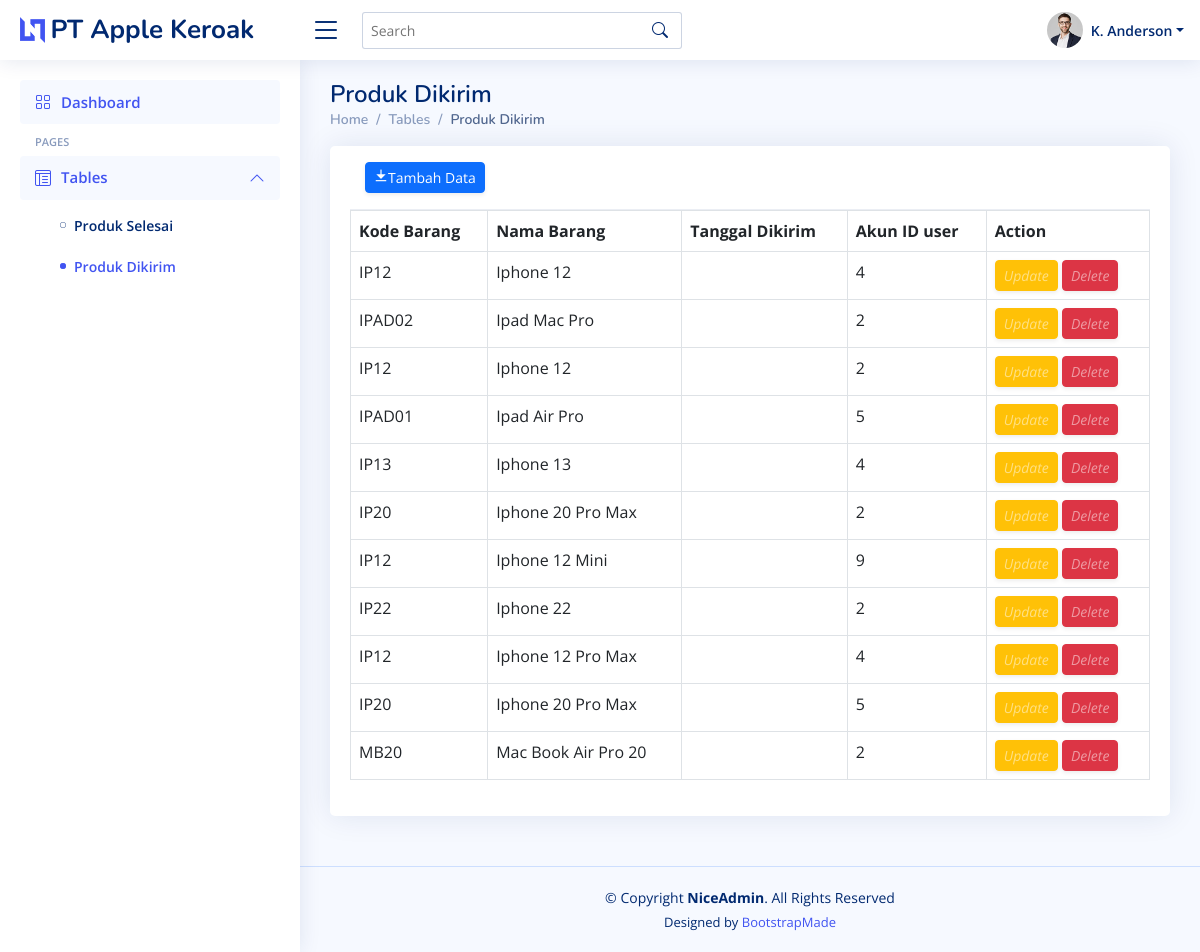
Page /dashboard/produk_dikirim.php on the committed database.
### tables this page shows
CREATE TABLE `produk_dikirim` (
  `id` int(11) NOT NULL AUTO_INCREMENT,
  `kode_barang` varchar(15) NOT NULL,
  `nama_barang` varchar(45) NOT NULL,
  `tanggal_kirim` varchar(45) NOT NULL,
  `jumlah_barang` int(11) NOT NULL,
  `akun_id_user` int(11) NOT NULL,
  PRIMARY KEY (`id`,`akun_id_user`),
  KEY `fk_selesai_produksi_akun1_idx` (`akun_id_user`),
  CONSTRAINT `fk_selesai_produksi_akun1` FOREIGN KEY (`akun_id_user`) REFERENCES `akun` (`id_user`) ON DELETE CASCADE ON UPDATE CASCADE
);

### dashboard/produk_dikirim.php (the view, shortened to what this page needs)
<!DOCTYPE html>
<html lang="en">
<head>
  <link href="assets/vendor/bootstrap/css/bootstrap.min.css" rel="stylesheet">
  <link href="assets/vendor/bootstrap-icons/bootstrap-icons.css" rel="stylesheet">
  <link href="assets/vendor/boxicons/css/boxicons.min.css" rel="stylesheet">
  <link href="assets/vendor/quill/quill.snow.css" rel="stylesheet">
  <link href="assets/vendor/quill/quill.bubble.css" rel="stylesheet">
  <link href="assets/vendor/remixicon/remixicon.css" rel="stylesheet">
  <link href="assets/vendor/simple-datatables/style.css" rel="stylesheet">
  <link href="assets/css/style.css" rel="stylesheet">
</head>
<body>
  <header id="header" class="header fixed-top d-flex align-items-center">
    <div class="d-flex align-items-center justify-content-between">
      <a href="index.php" class="logo d-flex align-items-center">
        <img src="assets/img/logo.png" alt="">
        <span class="d-none d-lg-block">PT Apple Keroak</span>
      </a>
      <i class="bi bi-list toggle-sidebar-btn"></i>
    </div>
    <div class="search-bar">
      <form class="search-form d-flex align-items-center" method="POST" action="#">
        <input type="text" name="query" placeholder="Search" title="Enter search keyword">
        <button type="submit" title="Search"><i class="bi bi-search"></i></button>
      </form>
    </div>
    <nav class="header-nav ms-auto">
      <ul class="d-flex align-items-center">
        <li class="nav-item dropdown pe-3">
          <a class="nav-link nav-profile d-flex align-items-center pe-0" href="#" data-bs-toggle="dropdown">
            <img src="assets/img/profile-img.jpg" alt="Profile" class="rounded-circle">
            <span class="d-none d-md-block dropdown-toggle ps-2">K. Anderson</span>
          </a>
        </li>
      </ul>
    </nav>
  </header>
  <aside id="sidebar" class="sidebar">
    <ul class="sidebar-nav" id="sidebar-nav">
      <li class="nav-item">
        <a class="nav-link " href="index.php">
          <i class="bi bi-grid"></i>
          <span>Dashboard</span>
        </a>
      </li>
      <li class="nav-item">
      <li class="nav-heading">Pages</li>
        <a class="nav-link " data-bs-target="#tables-nav" data-bs-toggle="collapse" href="#">
          <i class="bi bi-layout-text-window-reverse"></i><span>Tables</span><i class="bi bi-chevron-down ms-auto"></i>
        </a>
        <ul id="tables-nav" class="nav-content collapse show" data-bs-parent="#sidebar-nav">
          <li>
            <a href="produk-selesai.php">
              <i class="bi bi-circle"></i><span>Produk Selesai</span>
            </a>
          </li>
          <li>
            <a href="produk-dikirim.php" class="active">
              <i class="bi bi-circle"></i><span>Produk Dikirim</span>
            </a>
          </li>
        </ul>
      </li>
    </ul>
  </aside>
  <main id="main" class="main">
    <div class="pagetitle">
      <h1>Produk Dikirim</h1>
        <nav>
          <ol class="breadcrumb">
            <li class="breadcrumb-item"><a href="index.php">Home</a></li>
            <li class="breadcrumb-item">Tables</li>
            <li class="breadcrumb-item active">Produk Dikirim</li>
          </ol>
        </nav>
    </div>
    <section class="section dashboard">
    <div class="card">
            <div class="card-body">
              <div class="card-header py-3">
                <a href="tambah-produk-dikirim.php" class="d-none d-sm-inline-block btn btn-sm btn-primary shadow-sm"><i class="bx ri-download-fill"></i>Tambah Data</a>
            </div>
              <table class="table table-bordered">
                <thead>
                  <tr>
                    <th scope="col">Kode Barang</th>
                    <th scope="col">Nama Barang</th>
                    <th scope="col">Tanggal Dikirim</th>
                    <th scope="col">Akun ID user</th>
                    <th scope="col">Action</th>
                  </tr>
                </thead>
                <tbody>
                  <tbody>
                  <?php
                  include "koneksi.php";
                  $result = mysqli_query($koneksi, "SELECT * FROM produk_dikirim");
                  while ($data = mysqli_fetch_array($result)){
                    echo "<ctr>";
                    echo "<td>".$data['kode_barang']."</td>";
                    echo "<td>".$data['nama_barang']."</td>";
                    echo "<td>".$data['tanggal_dikirim']."</td>";
                    echo "<td>".$data['akun_id_user']."</td>";
                    echo "<td> <a href='update-produk-dikirim.php?kode_barang=<?=$data[kode_barang]' class='d-none d-sm-inline-block btn btn-sm btn-warning shadow-sm'><i
                    class='fas fa-edit fa-sm text-white-50'>Update</a>
                <a href='delete.php?kode_barang=<?=$data[kode_barang]' class='d-none d-sm-inline-block
                btn btn-sm btn-danger shadow-sm'><i
                class='fas fa-trash fa-sm text-white-50'>Delete</a> </td>";
                  }
                  ?>
                </tbody>
              </table>
            </div>
          </div>
    </section>
  </main>
  <footer id="footer" class="footer">
    <div class="copyright">
      &copy; Copyright <strong><span>NiceAdmin</span></strong>. All Rights Reserved
    </div>
    <div class="credits">
      Designed by <a href="https://bootstrapmade.com/">BootstrapMade</a>
    </div>
  </footer>
</body>
</html>

### assets/css/style.css (style rules this page uses)
:root { scroll-behavior: smooth; }
body { font-family: 'Open Sans', sans-serif; background: #f6f9ff; color: #444444; }
a { color: #4154f1; text-decoration: none; }
h1, h2, h3, h4, h5, h6 { font-family: 'Nunito', sans-serif; }
#main { margin-top: 60px; padding: 20px 30px; transition: all 0.3s; }
.pagetitle { margin-bottom: 10px; }
.pagetitle h1 { font-size: 24px; margin-bottom: 0; font-weight: 600; color: #012970; }
.card { margin-bottom: 30px; border: none; border-radius: 5px; box-shadow: 0px 0 30px rgba(1, 41, 112, 0.1); }
.card-header, .card-footer { border-color: #ebeef4; background-color: #fff; color: #798eb3; padding: 15px; }
.card-body { padding: 0 20px 20px 20px; }
.breadcrumb { font-size: 14px; font-family: 'Nunito', sans-serif; color: #899bbd; font-weight: 600; }
.breadcrumb a { color: #899bbd; transition: 0.3s; }
.breadcrumb .breadcrumb-item::before { color: #899bbd; }
.breadcrumb .active { color: #51678f; font-weight: 600; }
.logo { line-height: 1; }
@media (min-width: 1200px) { .logo { width: 280px; } }
.logo img { max-height: 26px; margin-right: 6px; }
.logo span { font-size: 26px; font-weight: 700; color: #012970; font-family: 'Nunito', sans-serif; }
.header { transition: all 0.5s; z-index: 997; height: 60px; box-shadow: 0px 2px 20px rgba(1, 41, 112, 0.1); background-color: #fff; padding-left: 20px; }
.header .toggle-sidebar-btn { font-size: 32px; padding-left: 10px; cursor: pointer; color: #012970; }
.header .search-bar { min-width: 360px; padding: 0 20px; }
.header .search-form { width: 100%; }
.header .search-form input { border: 0; font-size: 14px; color: #012970; border: 1px solid rgba(1, 41, 112, 0.2); padding: 7px 38px 7px 8px; border-radius: 3px; transition: 0.3s; width: 100%; }
.header .search-form button { border: 0; padding: 0; margin-left: -30px; background: none; }
.header .search-form button i { color: #012970; }
.header-nav ul { list-style: none; }
.header-nav > ul { margin: 0; padding: 0; }
.header-nav .nav-profile { color: #012970; }
.header-nav .nav-profile img { max-height: 36px; }
.header-nav .nav-profile span { font-size: 14px; font-weight: 600; }
.sidebar { position: fixed; top: 60px; left: 0; bottom: 0; width: 300px; z-index: 996; transition: all 0.3s; padding: 20px; overflow-y: auto; scrollbar-width: thin; scrollbar-color: #aab7cf transparent; box-shadow: 0px 0px 20px rgba(1, 41, 112, 0.1); background-color: #fff; }
@media (min-width: 1200px) { #main, #footer { margin-left: 300px; } }
.sidebar-nav { padding: 0; margin: 0; list-style: none; }
.sidebar-nav li { padding: 0; margin: 0; list-style: none; }
.sidebar-nav .nav-item { margin-bottom: 5px; }
.sidebar-nav .nav-heading { font-size: 11px; text-transform: uppercase; color: #899bbd; font-weight: 600; margin: 10px 0 5px 15px; }
.sidebar-nav .nav-link { display: flex; align-items: center; font-size: 15px; font-weight: 600; color: #4154f1; transition: 0.3; background: #f6f9ff; padding: 10px 15px; border-radius: 4px; }
.sidebar-nav .nav-link i { font-size: 16px; margin-right: 10px; color: #4154f1; }
.sidebar-nav .nav-link .bi-chevron-down { margin-right: 0; transition: transform 0.2s ease-in-out; }
.sidebar-nav .nav-link:not(.collapsed) .bi-chevron-down { transform: rotate(180deg); }
.sidebar-nav .nav-content { padding: 5px 0 0 0; margin: 0; list-style: none; }
.sidebar-nav .nav-content a { display: flex; align-items: center; font-size: 14px; font-weight: 600; color: #012970; transition: 0.3; padding: 10px 0 10px 40px; transition: 0.3s; }
.sidebar-nav .nav-content a i { font-size: 6px; margin-right: 8px; line-height: 0; border-radius: 50%; }
.sidebar-nav .nav-content a:hover, .sidebar-nav .nav-content a.active { color: #4154f1; }
.sidebar-nav .nav-content a.active i { background-color: #4154f1; }
.footer { padding: 20px 0; font-size: 14px; transition: all 0.3s; border-top: 1px solid #cddfff; }
.footer .copyright { text-align: center; color: #012970; }
.footer .credits { padding-top: 5px; text-align: center; font-size: 13px; color: #012970; }

### rows in the picture
produk_dikirim: kode_barang "IP12", nama_barang "Iphone 12", akun_id_user "4"
produk_dikirim: kode_barang "IPAD02", nama_barang "Ipad Mac Pro", akun_id_user "2"
produk_dikirim: kode_barang "IP12", nama_barang "Iphone 12", akun_id_user "2"
produk_dikirim: kode_barang "IPAD01", nama_barang "Ipad Air Pro", akun_id_user "5"
produk_dikirim: kode_barang "IP13", nama_barang "Iphone 13", akun_id_user "4"
produk_dikirim: kode_barang "IP20", nama_barang "Iphone 20 Pro Max", akun_id_user "2"
produk_dikirim: kode_barang "IP12", nama_barang "Iphone 12 Mini", akun_id_user "9"
produk_dikirim: kode_barang "IP22", nama_barang "Iphone 22", akun_id_user "2"
produk_dikirim: kode_barang "IP12", nama_barang "Iphone 12 Pro Max", akun_id_user "4"
produk_dikirim: kode_barang "IP20", nama_barang "Iphone 20 Pro Max", akun_id_user "5"
produk_dikirim: kode_barang "MB20", nama_barang "Mac Book Air Pro 20", akun_id_user "2"
